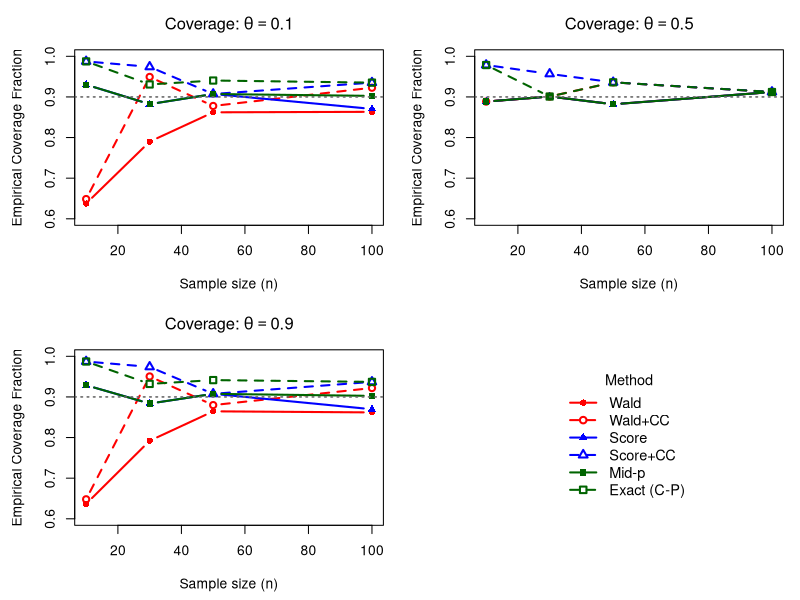
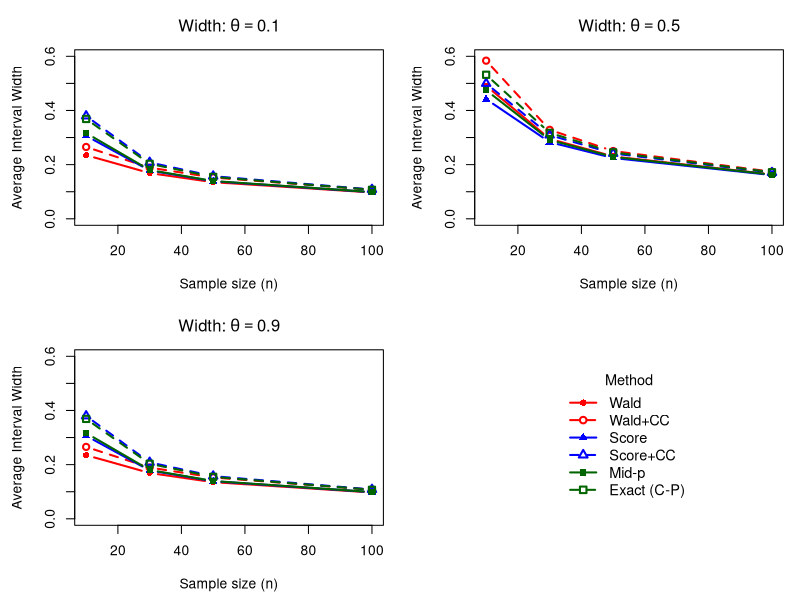

Source code (R) for these figures, in order:
# ==============================================================================
# HOMEWORK 1 - PROBLEM 1.2 (Detailed Beginner-Friendly Version)
# ==============================================================================
# Objective:
# Investigate the effect of the CONTINUITY CORRECTION (CC) on binomial
# confidence intervals, following the classic paper by Newcombe (1998).
#
# Why do we need a continuity correction?
# Because the binomial distribution is DISCRETE (counts S can only be 0, 1, 2...)
# whereas the normal distribution we use as an approximation is CONTINUOUS.
# A single discrete count s is represented in the continuous world by a bar
# running from (s - 0.5) to (s + 0.5).
# Dividing by n, the correction shifts the sample proportion by 0.5 / n = 1 / (2n).
#
# We compare 6 methods:
#   1. Wald (uncorrected)
#   2. Wald + CC: pushes bounds outward by 1/(2n)
#   3. Wilson Score (uncorrected): prop.test(correct = FALSE)
#   4. Wilson Score + CC: prop.test(correct = TRUE)
#   5. Exact Mid-p interval: the "uncorrected" version of Clopper-Pearson
#   6. Exact Clopper-Pearson: binom.test(), which already includes full endpoint
# ==============================================================================

set.seed(47)

ns <- c(10, 30, 50, 100)
thetas <- c(0.1, 0.5, 0.9)
N <- 1e5
conf_level <- 0.90
alpha <- 1 - conf_level
z <- qnorm(1 - alpha / 2) # 1.644854

# ------------------------------------------------------------------------------
# HELPER FUNCTION 1: Wilson Score Formula
# ------------------------------------------------------------------------------
# This function calculates the Wilson score interval for any proportion vector p
# and sample size n.
wilson_formula <- function(p, n) {
  denom  <- 1 + (z^2) / n
  center <- (p + (z^2) / (2 * n)) / denom
  margin <- (z * sqrt((p * (1 - p) / n) + (z^2) / (4 * n^2))) / denom
  cbind(center - margin, center + margin)
}

# ------------------------------------------------------------------------------
# HELPER FUNCTION 2: Mid-p Exact Interval
# ------------------------------------------------------------------------------
# In Clopper-Pearson, the tail probability includes the full probability P(S = s).
# In Mid-p, we count only HALF of P(S = s).
# Mathematically:
#   Lower bound solves: P_theta(S > s) + 0.5 * P_theta(S = s) = alpha / 2
#   Upper bound solves: P_theta(S < s) + 0.5 * P_theta(S = s) = alpha / 2
# Since there is no closed-form algebraic formula, we solve it numerically
# using R's built-in 1-dimensional solver: uniroot().
compute_midp_for_s <- function(s, n) {
  lo <- 0
  up <- 1
  
  if (s > 0) {
    # 1 - pbinom(s, n, th) is P(S > s). We subtract alpha/2 to find where it equals 0.
    f_lower <- function(th) {
      (1 - pbinom(s, n, th)) + 0.5 * dbinom(s, n, th) - (alpha / 2)
    }
    # uniroot searches for the value of th in [0, 1] where f_lower(th) == 0
    lo <- uniroot(f_lower, interval = c(0, 1), tol = 1e-8)$root
  }
  
  if (s < n) {
    # pbinom(s - 1, n, th) is P(S < s).
    f_upper <- function(th) {
      pbinom(s - 1, n, th) + 0.5 * dbinom(s, n, th) - (alpha / 2)
    }
    up <- uniroot(f_upper, interval = c(0, 1), tol = 1e-8)$root
  }
  
  return(c(lo, up))
}

# ------------------------------------------------------------------------------
# Arrays to store coverage and interval width for each method
# ------------------------------------------------------------------------------
method_names <- c("Wald", "Wald+CC", "Score", "Score+CC", "Mid-p", "Exact (C-P)")

# 3D arrays: dimensions are [sample size n, theta, method]
cov_array   <- array(NA, dim = c(length(ns), length(thetas), length(method_names)),
                     dimnames = list(paste0("n=", ns), paste0("th=", thetas), method_names))
width_array <- cov_array

cat("Starting simulation for Problem 1.2 (Coverage and Width)...\n")

for (i in seq_along(ns)) {
  n <- ns[i]
  
  # Optimization tip for newbies:
  # Since s can only take integer values 0, 1, ..., n, the mid-p interval can only
  # have (n + 1) possible values! Instead of running uniroot 100,000 times,
  # we precompute it once for each s in 0:n and look it up in a table!
  midp_lookup <- t(sapply(0:n, function(s) compute_midp_for_s(s, n)))
  
  for (j in seq_along(thetas)) {
    theta <- thetas[j]
    
    # Simulate N experiments
    S <- rbinom(N, size = n, prob = theta)
    p <- S / n
    se <- sqrt(p * (1 - p) / n)
    
    # Store lower and upper limits in named lists
    lo <- list()
    up <- list()
    
    # 1. Wald (uncorrected)
    lo[["Wald"]] <- p - z * se
    up[["Wald"]] <- p + z * se
    
    # 2. Wald + CC: widen by adding 1/(2n) to the margin of error
    # pmax(0, ...) and pmin(1, ...) ensure the interval doesn't go below 0 or above 1
    lo[["Wald+CC"]] <- pmax(0, p - z * se - 1 / (2 * n))
    up[["Wald+CC"]] <- pmin(1, p + z * se + 1 / (2 * n))
    
    # 3. Score (uncorrected Wilson)
    w_uncorr <- wilson_formula(p, n)
    lo[["Score"]] <- w_uncorr[, 1]
    up[["Score"]] <- w_uncorr[, 2]
    
    # 4. Score + CC (as implemented by prop.test(correct = TRUE))
    # Shifts p down by 0.5/n for lower limit, and up by 0.5/n for upper limit.
    # When S = n/2 (exact middle), no shift is applied.
    cc_shift <- ifelse(S == n / 2, 0, 0.5 / n)
    lo[["Score+CC"]] <- ifelse(p - cc_shift <= 0, 0, wilson_formula(p - cc_shift, n)[, 1])
    up[["Score+CC"]] <- ifelse(p + cc_shift >= 1, 1, wilson_formula(p + cc_shift, n)[, 2])
    
    # 5. Mid-p exact
    # We look up the precomputed table: S = 0 corresponds to row 1, so S + 1
    lo[["Mid-p"]] <- midp_lookup[S + 1, 1]
    up[["Mid-p"]] <- midp_lookup[S + 1, 2]
    
    # 6. Clopper-Pearson exact (via Beta distribution quantiles)
    lo[["Exact (C-P)"]] <- qbeta(alpha / 2, S, n - S + 1)
    up[["Exact (C-P)"]] <- qbeta(1 - alpha / 2, S + 1, n - S)
    
    # Evaluate empirical coverage and average width for each method
    for (m in method_names) {
      cov_array[i, j, m]   <- mean(lo[[m]] <= theta & theta <= up[[m]])
      width_array[i, j, m] <- mean(up[[m]] - lo[[m]])
    }
  }
}

cat("Simulation completed successfully!\n\n")

# ------------------------------------------------------------------------------
# STEP 4: Reporting results in tables
# ------------------------------------------------------------------------------
cat("========================================================================\n")
cat("PART 1: EMPIRICAL COVERAGE (Target = 0.90)\n")
cat("========================================================================\n")
for (j in seq_along(thetas)) {
  cat(sprintf("\n--- Coverage for True theta = %0.1f ---\n", thetas[j]))
  print(round(cov_array[, j, ], 4))
}

cat("\n========================================================================\n")
cat("PART 2: AVERAGE INTERVAL WIDTH (Smaller is narrower/more informative)\n")
cat("========================================================================\n")
for (j in seq_along(thetas)) {
  cat(sprintf("\n--- Average Width for True theta = %0.1f ---\n", thetas[j]))
  print(round(width_array[, j, ], 3))
}

# ------------------------------------------------------------------------------
# STEP 5: Visualizing Coverage and Width (2x2 layout)
# ------------------------------------------------------------------------------
# Solid lines = without CC; Dashed lines = with CC
cols <- c("red", "red", "blue", "blue", "darkgreen", "darkgreen")
ltys <- c(1, 2, 1, 2, 1, 2)
pchs <- c(16, 1, 17, 2, 15, 0)

# FIGURE 1: COVERAGE
par(mfrow = c(2, 2), mar = c(4.5, 4.5, 3, 1))
for (j in seq_along(thetas)) {
  matplot(ns, cov_array[, j, ], type = "b", pch = pchs, col = cols, lty = ltys,
          lwd = 2, ylim = c(0.6, 1.0),
          xlab = "Sample size (n)", ylab = "Empirical Coverage Fraction",
          main = bquote("Coverage:" ~ theta == .(thetas[j])))
  abline(h = conf_level, lty = 3, col = "gray40", lwd = 1.5)
}
plot.new()
legend("center", legend = method_names, col = cols, lty = ltys, pch = pchs,
       lwd = 2, bty = "n", cex = 1.05, title = "Method")

# FIGURE 2: WIDTH
par(mfrow = c(2, 2), mar = c(4.5, 4.5, 3, 1))
for (j in seq_along(thetas)) {
  matplot(ns, width_array[, j, ], type = "b", pch = pchs, col = cols, lty = ltys,
          lwd = 2, ylim = c(0, 0.6),
          xlab = "Sample size (n)", ylab = "Average Interval Width",
          main = bquote("Width:" ~ theta == .(thetas[j])))
}
plot.new()
legend("center", legend = method_names, col = cols, lty = ltys, pch = pchs,
       lwd = 2, bty = "n", cex = 1.05, title = "Method")
